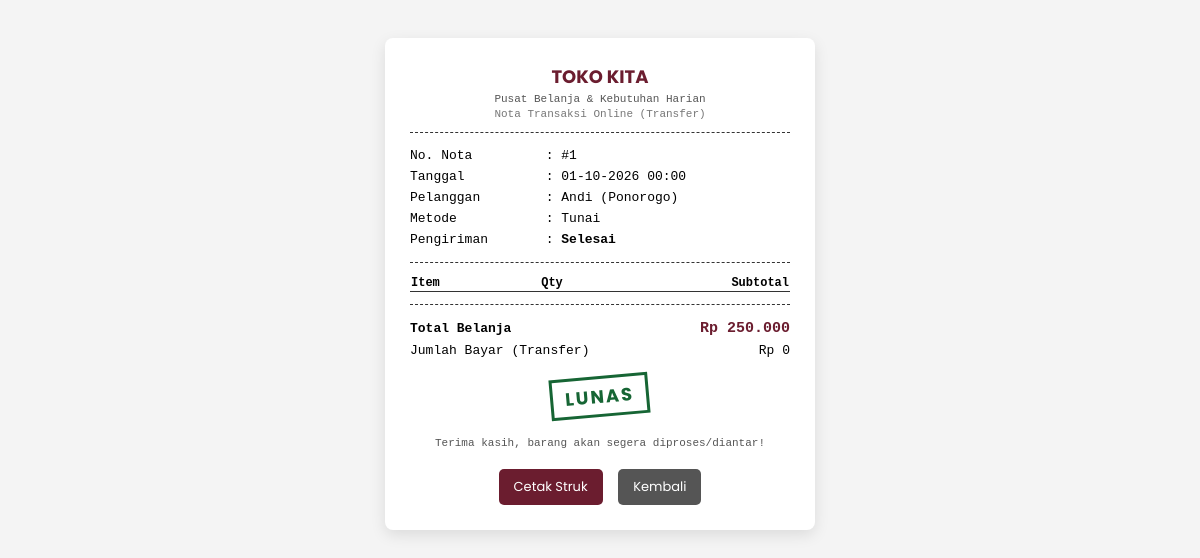
The app's page /struk_pelanggan.php?id=1 with its own data.
### tables this page shows
CREATE TABLE `tbl_transaksi` (
  `id_transaksi` int(11) NOT NULL,
  `tanggal` datetime DEFAULT NULL,
  `id_pelanggan` int(11) DEFAULT NULL,
  `total_belanja` decimal(12,2) DEFAULT NULL,
  `uang_bayar` decimal(12,2) DEFAULT 0.00,
  `kembalian` decimal(12,2) DEFAULT 0.00,
  `metode_pembayaran` varchar(20) DEFAULT 'Tunai',
  `status_bayar` varchar(30) DEFAULT 'Lunas',
  `status_pengiriman` varchar(30) DEFAULT 'Selesai'
);

CREATE TABLE `tbl_pelanggan` (
  `id_pelanggan` int(11) NOT NULL,
  `nama_pelanggan` varchar(100) DEFAULT NULL,
  `kota` varchar(50) DEFAULT NULL
);

### struk_pelanggan.php (the view, shortened to what this page needs)
<?php
require 'koneksi.php';
$id_trx = $_GET['id'];
$trx = mysqli_fetch_assoc(mysqli_query($koneksi, "SELECT t.*, p.nama_pelanggan, p.kota FROM tbl_transaksi t JOIN tbl_pelanggan p ON t.id_pelanggan = p.id_pelanggan WHERE t.id_transaksi = '$id_trx'"));
?>
<!DOCTYPE html>
<html lang="id">
<head>
</head>
<body>
    <div class="struk">
        <div class="center">
            <h3 style="margin:0; font-family:'Poppins', sans-serif; font-size:18px; color:#6B1D2F;">TOKO KITA</h3>
            <p style="font-size:11px; margin:3px 0; color:#555;">Pusat Belanja & Kebutuhan Harian</p>
            <p style="font-size:11px; margin:0; color:#777;">Nota Transaksi Online (Transfer)</p>
        </div>
        <div class="line"></div>
        <table>
            <tr>
                <td>No. Nota</td>
                <td>: #<?= $trx['id_transaksi'] ?></td>
            </tr>
            <tr>
                <td>Tanggal</td>
                <td>: <?= date('d-m-Y H:i', strtotime($trx['tanggal'])) ?></td>
            </tr>
            <tr>
                <td>Pelanggan</td>
                <td>: <?= htmlspecialchars($trx['nama_pelanggan']) ?> (<?= htmlspecialchars($trx['kota']) ?>)</td>
            </tr>
            <tr>
                <td>Metode</td>
                <td>: <?= $trx['metode_pembayaran'] ?></td>
            </tr>
            <tr>
                <td>Pengiriman</td>
                <td>: <strong><?= $trx['status_pengiriman'] ?></strong></td>
            </tr>
        </table>
        <div class="line"></div>
        <table>
            <thead>
                <tr style="border-bottom: 1px solid #333;">
                    <th style="text-align:left; font-size:12px;">Item</th>
                    <th style="text-align:center; font-size:12px;">Qty</th>
                    <th style="text-align:right; font-size:12px;">Subtotal</th>
                </tr>
            </thead>
        </table>
        <div class="line"></div>
        <table>
            <tr>
                <td><strong>Total Belanja</strong></td>
                <td style="text-align:right; font-weight:bold; font-size:15px; color:#6B1D2F;">Rp <?= number_format($trx['total_belanja'], 0, ',', '.') ?></td>
            </tr>
            <tr>
                <td>Jumlah Bayar (Transfer)</td>
                <td style="text-align:right;">Rp <?= number_format($trx['uang_bayar'], 0, ',', '.') ?></td>
            </tr>
        </table>
        <div class="center">
            <?php if($trx['status_bayar'] == 'Lunas'): ?>
                <div class="stamp-lunas">LUNAS</div>
            <?php else: ?>
                <div style="color:red; font-weight:bold; margin:15px 0; font-family:'Poppins',sans-serif;">BELUM LUNAS</div>
            <?php endif; ?>
            <p style="font-size:11px; margin:5px 0; color:#555;">Terima kasih, barang akan segera diproses/diantar!</p>
        </div>
        <div class="no-print">
            <button onclick="window.print()" class="btn">Cetak Struk</button>
            <a href="riwayat_pelanggan.php" class="btn" style="background:#555; text-decoration:none; display:inline-block; padding:8px 15px;">Kembali</a>
        </div>
    </div>
</body>
</html>

### struk_pelanggan.php (style rules this page uses)
body { font-family: 'Courier New', Courier, monospace; background: #f4f4f4; padding: 30px; display: flex; justify-content: center; }
.struk { background: #fff; width: 380px; padding: 25px; box-shadow: 0 5px 15px rgba(0,0,0,0.1); border-radius: 8px; }
.center { text-align: center; }
.line { border-top: 1px dashed #333; margin: 12px 0; }
table { width: 100%; font-size: 13px; border-collapse: collapse; }
td { padding: 3px 0; }
.stamp-lunas { border: 3px solid #166534; color: #166534; font-size: 18px; font-weight: bold; padding: 4px 12px; display: inline-block; transform: rotate(-5deg); margin: 15px 0; letter-spacing: 2px; font-family: 'Poppins', sans-serif; }
.no-print { margin-top: 20px; text-align: center; }
.btn { padding: 8px 15px; background: #6B1D2F; color: #fff; text-decoration: none; border-radius: 5px; font-family: 'Poppins', sans-serif; font-size: 13px; border: none; cursor: pointer; margin: 0 3px; }

### records on screen
tbl_transaksi: id_transaksi "1", tanggal "01-10-2026 00:00", id_pelanggan.nama_pelanggan "Andi", id_pelanggan.kota "Ponorogo", metode_pembayaran "Tunai", status_pengiriman "Selesai", total_belanja "250.000", uang_bayar "0"
